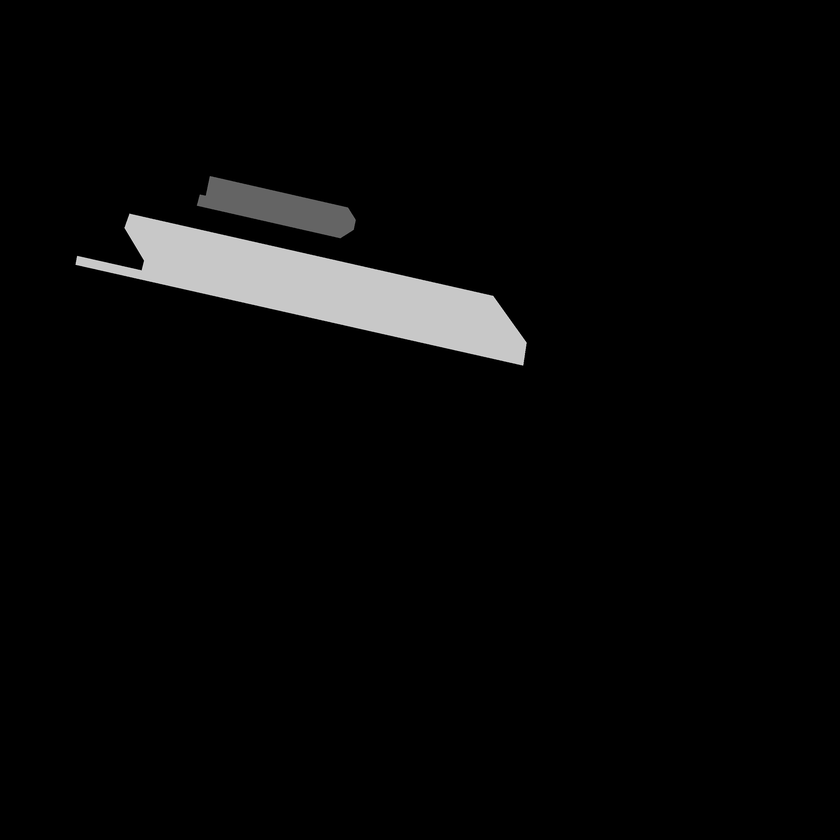
#> input picture scripts/02_mask_creation_and_split/test_images_masks/masks/lon_10.1726923_lat_51.0086765_Burgberg.png, 840 x 840 px, shrunk from 2560 x 2560 before the run, found by its file name; its folder holds only this picture in this run
$ jupyter execute --allow-errors 02b_create_train_val.ipynb
#> lines starting #> are read from the running program, lines starting #| are printed output that depends on the picture
# Description

This script reduced the number of pure-background tiles and details the split of the training/validation tiles into a training and a validation set in a stratisfied fashion.

Input:

- masks from train_validate_images_masks
- images from train_validate_images_masks

and other masks and images for other tile sizes (256, 128).

# Import packages, mount drive, set wd

[cell 1]
import os
import cv2
from sklearn.model_selection import train_test_split
import matplotlib.pyplot as plt
import numpy as np
import datetime
import random
import shutil
from PIL import Image
from collections import Counter

[cell 2]
# Set wd
os.chdir("/Users/benediktkorbach/Documents/GitHub/remote-sensing-of-parking-areas/scripts")
print("Working directory:", os.getcwd())

# Check train_validate_images_masks

[cell 3]
def count_files_in_folder(folder_path):
    """Counts the number of files in the specified folder."""
    # List all entries in the folder
    entries = os.listdir(folder_path)

    # Count only files
    file_count = sum(os.path.isfile(os.path.join(folder_path, entry)) for entry in entries)

    return file_count

[cell 4]
# Count images and masks
mask_path = "02_mask_creation_and_split/train_validate_images_masks/128/masks"
image_path = "02_mask_creation_and_split/train_validate_images_masks/128/images"

num_masks = count_files_in_folder(mask_path)
#> (the rest of this cell did not finish here and is left out)

- 512x512: 4,516 images/masks in the train_validate_images_masks folder.
- 256x256: 18,663 images/masks in the train_validate_images_masks_256 folder.
- 128x128: 75,828 images/masks in the train_validate_images_masks_128 folder.

# Reduce background images/masks

[cell 5]
def create_target_dirs(target_dir):
    """Create target directories for images and masks."""
    os.makedirs(target_dir, exist_ok=True)
    os.makedirs(os.path.join(target_dir, "images"), exist_ok=True)
    os.makedirs(os.path.join(target_dir, "masks"), exist_ok=True)

def reduce_background_images(image_folder, mask_folder, target_folder, black_mask_inclusion_prob=0.061117):
    """
    Reduce number of pure background images by selecting black_mask_inclusion_prob percent of pure background images.
    """
    # Create target directory
    create_target_dirs(target_folder)

    # Initialize counters for sanity check
    image_counter = 0
    parking_images_copied = 0
    background_images_copied = 0
    background_images_discarded = 0

    # Initialize start time
    start_time = datetime.datetime.now()
    print(f"Copying started at {start_time.strftime('%Y-%m-%d %H:%M:%S')}")

    # Loop through every image/mask
    for img_name in sorted(os.listdir(image_folder)):
        if not img_name.lower().endswith(".png"):
            continue

        image_counter += 1

        img_path = os.path.join(image_folder, img_name)
        mask_path = os.path.join(mask_folder, img_name)

        # Check if the mask is completely black (background)
        mask = cv2.imread(mask_path, cv2.IMREAD_GRAYSCALE)
        if np.unique(mask).size == 1 and np.unique(mask)[0] == 0:
            # Include the black mask with a certain probability
            if random.random() < black_mask_inclusion_prob:
                shutil.copy(img_path, os.path.join(target_folder, "images", img_name))
                shutil.copy(mask_path, os.path.join(target_folder, "masks", img_name))
                print(f"Background added: {img_name}")
                background_images_copied += 1
            else:
                background_images_discarded += 1
        else:
            # Include every non-background image
            shutil.copy(img_path, os.path.join(target_folder, "images", img_name))
            shutil.copy(mask_path, os.path.join(target_folder, "masks", img_name))
            print(f"Parking added: {img_name}")
            parking_images_copied += 1

    # Stop time and calculate total copied
    now = datetime.datetime.now()
    duration = (now - start_time).total_seconds()
    total_copied = background_images_copied + parking_images_copied

    # Output copies made by category
    print(f"Finished copying at {now.strftime('%Y-%m-%d %H:%M:%S')} in {duration:.2f} seconds.")
    print(f"Total evaluated: {image_counter}")
    print(f"Total background discarded: {background_images_discarded}")
    print(f"Total copied: {total_copied}")
    print(f"thereof parking: {parking_images_copied}")
    print(f"thereof background: {background_images_copied}")

[cell 6]
# Reduce number of pure background images and save them

image_folder = "02_mask_creation_and_split/train_validate_images_masks_128/images"
mask_folder = "02_mask_creation_and_split/train_validate_images_masks_128/masks"
target_folder = "02_mask_creation_and_split/train_validate_images_masks_reduced_128"
#> (the rest of this cell did not finish here and is left out)

Main experiment: From the 4,516 evaluated images, 2,907 were discarded as pure background images. The final dataset contains 1,609 images, of which 842 include parking spaces as well as 767 pure background images.

Tiling experiment 256: From the 18,663 evaluated images, 14,994 were discarded as pure background images. The final dataset contains 3,669 images, of which 1,933 include parking spaces as well as 1,736 pure background images.

Tiling experiment 128: From the 75,828 evaluated images, 66,672 were discarded as pure background images. The final dataset contains 9,156 images, of which 4,768 include parking spaces as well as 4,388 pure background images.

# Create train/val folder

[cell 7]
def split_and_copy_data(base_input_path, test_size=0.2, random_seed=42):
    """
    Splits data into training and validation sets ensuring no image is split across sets,
    and stratifies groups by the number of tiles containing parking, with a special category for more than 10 parking tiles.
    """
#> called with test_size = 0.2, random_seed = 42
    # Define directories
    images_dir = os.path.join(base_input_path, "images")
    masks_dir = os.path.join(base_input_path, "masks")
    train_image_dir = os.path.join(base_input_path, "train", "images")
    train_mask_dir = os.path.join(base_input_path, "train", "masks")
    val_image_dir = os.path.join(base_input_path, "val", "images")
    val_mask_dir = os.path.join(base_input_path, "val", "masks")

    # Create directories
    os.makedirs(train_image_dir, exist_ok=True)
    os.makedirs(train_mask_dir, exist_ok=True)
    os.makedirs(val_image_dir, exist_ok=True)
    os.makedirs(val_mask_dir, exist_ok=True)

    # Get and sort filenames
    image_files = [f for f in os.listdir(images_dir) if f.endswith('.png')]
    mask_files = [f for f in os.listdir(masks_dir) if f.endswith('.png')]
    image_files.sort()
    mask_files.sort()

    # Group by source image
    groups = {}
    for file_name in image_files:
        group_key = '_'.join(file_name.split('_')[:5])
        if group_key not in groups:
            groups[group_key] = []
        groups[group_key].append(file_name)

    # Calculate number of tiles containing parking in each group
    parking_counts = []
    for group in groups:
        parking_tiles_count = 0
        for file_name in groups[group]:
            mask_path = os.path.join(masks_dir, file_name.replace("images", "masks"))
            mask = Image.open(mask_path)
            mask_array = np.array(mask)
            if np.any(mask_array == 100) or np.any(mask_array == 200) or np.any(mask_array == 250):
                parking_tiles_count += 1

    # Split data using stratification by number of parking tiles
    try:
        groups_train, groups_val = train_test_split(list(groups.keys()), test_size=test_size, random_state=random_seed, stratify=parking_counts)
    except ValueError as e:
        print("Error with stratification:", e)
        groups_train, groups_val = train_test_split(list(groups.keys()), test_size=test_size, random_state=random_seed)

    # Copy function
    def copy_grouped_files(group_keys, src_dir, dest_dir):
        for key in group_keys:
            for file_name in groups[key]:
                src_file_path = os.path.join(src_dir, file_name)
                dest_file_path = os.path.join(dest_dir, file_name)
                shutil.copy(src_file_path, dest_file_path)

    # Copy files to respective directories
    copy_grouped_files(groups_train, images_dir, train_image_dir)
    copy_grouped_files(groups_train, masks_dir, train_mask_dir)
    copy_grouped_files(groups_val, images_dir, val_image_dir)
    copy_grouped_files(groups_val, masks_dir, val_mask_dir)

    print(f"Data successfully split and copied.\nTraining images: {len(groups_train)}, Validation images: {len(groups_val)}")

[cell 8]
# Create training and validation folders
base_input_path = "02_mask_creation_and_split/train_validate_images_masks_reduced_128"
#> (the rest of this cell did not finish here and is left out)

[cell 9]
def count_image_intensities(folder_dir):
    """
    Count car, truck and pure background masks in folder.
    """
    count_all_zero = 0
    count_include_100 = 0
    count_include_200 = 0
    count_include_250 = 0
    count_include_100_200_250 = 0

    # Loop through all image files in the folder
    for filename in os.listdir(folder_dir):
        if filename.lower().endswith(".png"):
            img_path = os.path.join(folder_dir, filename)
            img = cv2.imread(img_path, cv2.IMREAD_GRAYSCALE)

            # Check if the entire image is black
            if np.all(img == 0):
                count_all_zero += 1

            # Check if the image includes pixel intensities of 100
            if np.any(img == 100):
                count_include_100 += 1

            # Check if the image includes pixel intensities of 200
            if np.any(img == 200):
                count_include_200 += 1

            # Check if the image includes pixel intensities of 250
            if np.any(img == 250):
                count_include_250 += 1

            # Check if the image includes pixel intensities of 100 or 200
            if np.any(img == 100) or np.any(img == 200) or np.any(img == 250):
                count_include_100_200_250 += 1

    total_count = count_all_zero + count_include_100_200_250

    return total_count, count_all_zero, count_include_100, count_include_200, count_include_250, count_include_100_200_250

[cell 10]
# Count the instances of car and truck parking as well as background in the train/val folder
train_dir = "02_mask_creation_and_split/train_validate_images_masks_reduced_128/train/masks"
val_dir = "02_mask_creation_and_split/train_validate_images_masks_reduced_128/val/masks"

total_count, count_all_zero, count_include_100, count_include_200, count_include_250, count_include_100_200_250 = count_image_intensities(train_dir)

#> (the rest of this cell did not finish here and is left out)

For 512x512:

The training set includes 1,282 tiles, of which 404 include car parking, 445 include truck parking, 261 include quick parking and 712 include car, truck or quick parking. 617 images are pure background images.

The validation set includes 327 images, of which 110 include car parking, 119 include truck parking, 84 include quick parking and 184 include car, truck or quick parking. 150 images are pure background images.

## Create split visualization

[cell 11]
def count_image_intensities_with_combinations(folder_dir):
    """
    Count combinations of car, truck, and quick parking masks in folder,
    including total number of tiles.
    """
    combinations = Counter()
    total_tiles = 0

    # Loop through all image files in the folder
    for filename in os.listdir(folder_dir):
        if filename.lower().endswith('.png'):
            total_tiles += 1
            img_path = os.path.join(folder_dir, filename)
            img = cv2.imread(img_path, cv2.IMREAD_GRAYSCALE)
#> img is the input picture: shape (840, 840); min 0, max 229, mean 7.7

            # Check combination
            combination = []
            if np.all(img == 0):
                combination.append("Pure Background")
            if np.any(img == 100):
                combination.append("Car")
            if np.any(img == 200):
                combination.append("Truck")
            if np.any(img == 250):
                combination.append("Pull-Off")

            if combination:
                combinations[tuple(combination)] += 1

    return combinations, total_tiles

[cell 12]
# Define directory paths
train_dir = "02_mask_creation_and_split/train_validate_images_masks_reduced/train/masks"
val_dir = "02_mask_creation_and_split/train_validate_images_masks_reduced/val/masks"

# Collect data
train_combinations, train_total = count_image_intensities_with_combinations(train_dir)
val_combinations, val_total = count_image_intensities_with_combinations(val_dir)

# Merge data for plotting
all_keys = set(train_combinations.keys()).union(val_combinations.keys())
sorted_keys = sorted(all_keys, key=lambda k: train_combinations.get(k, 0) + val_combinations.get(k, 0), reverse=True)

# Prepare labels and counts for plotting
labels = ['Total'] + [" + ".join(k) for k in sorted_keys]

train_counts = [train_total] + [train_combinations.get(k, 0) for k in sorted_keys]
val_counts = [val_total] + [val_combinations.get(k, 0) for k in sorted_keys]

[cell 13]
# Show labels
labels

[cell 14]
x = np.arange(len(labels))  # the label locations

fig, ax = plt.subplots()
rects1 = ax.bar(x, train_counts, label='Training Set')
rects2 = ax.bar(x, val_counts, bottom=train_counts, label='Validation Set')

# Add some text for labels, title, and custom x-axis tick labels, etc.
ax.set_ylabel('Number of Tiles')
ax.set_xticks(x)
ax.set_xticklabels(labels, rotation=45, ha='right')
ax.legend()

fig.tight_layout()

plt.show()
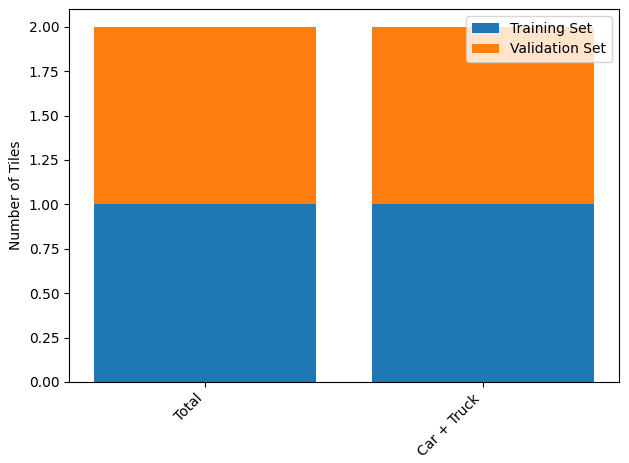
#> figure drawn by matplotlib, 1 panel

[cell 15]
totals = [t + v for t, v in zip(train_counts, val_counts)]  # Total counts for each category

# Normalize counts to percentage
train_percents = [t / total * 100 if total != 0 else 0 for t, total in zip(train_counts, totals)]
val_percents = [v / total * 100 if total != 0 else 0 for v, total in zip(val_counts, totals)]

x = np.arange(len(labels))

fig, ax = plt.subplots()
rects1 = ax.bar(x, train_percents, label="Training Set")
rects2 = ax.bar(x, val_percents, bottom=train_percents, label='Validation Set')

# Add labels with percentages on the bars
def add_labels(rects):
    for rect in rects:
        height = rect.get_height()
        if height > 5:
            ax.annotate(f"{height:.1f}%",
                        xy=(rect.get_x() + rect.get_width() / 2, rect.get_y() + height/2),
                        xytext=(0, 0),
                        textcoords="offset points",
                        ha="center", va="center",
                        color="white", fontsize=9)

add_labels(rects1)
add_labels(rects2)

ax.set_ylabel("Percentage of Tiles")
ax.set_xticks(x)
ax.set_xticklabels(labels, rotation=45, ha="right")

fig.tight_layout()
plt.show()
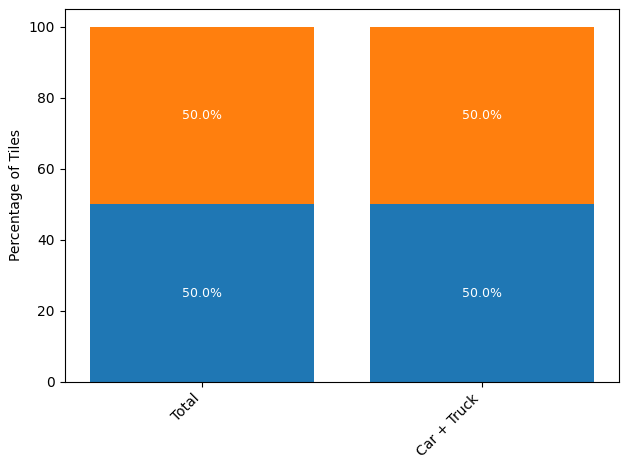
#> figure drawn by matplotlib, 1 panel

$ run again, on scripts/02_mask_creation_and_split/test_images_masks/masks/lon_10.4367549_lat_50.9933128_Hainich.png
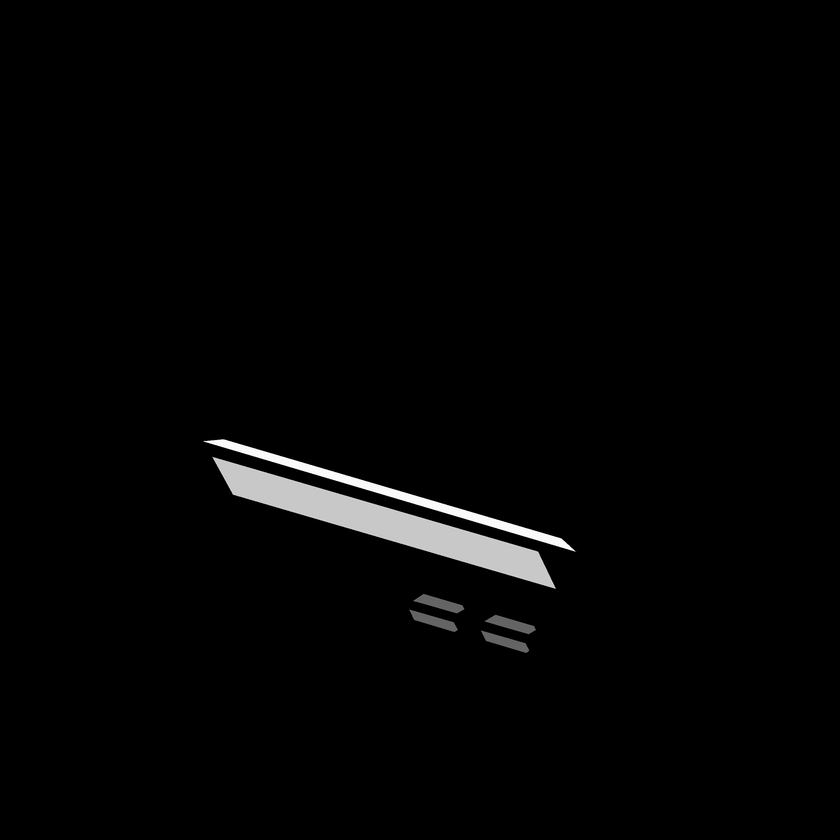
#> input picture scripts/02_mask_creation_and_split/test_images_masks/masks/lon_10.4367549_lat_50.9933128_Hainich.png, 840 x 840 px, shrunk from 2560 x 2560 before the run, found by its file name
#> in count_image_intensities_with_combinations, img is the input picture: shape (840, 840); min 0, max 255, mean 4.3
#> `plt.show()`:
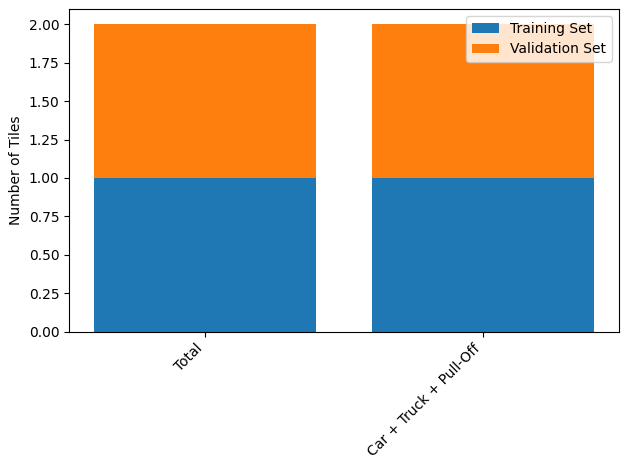
#> figure drawn by matplotlib, 1 panel
#> `plt.show()`:
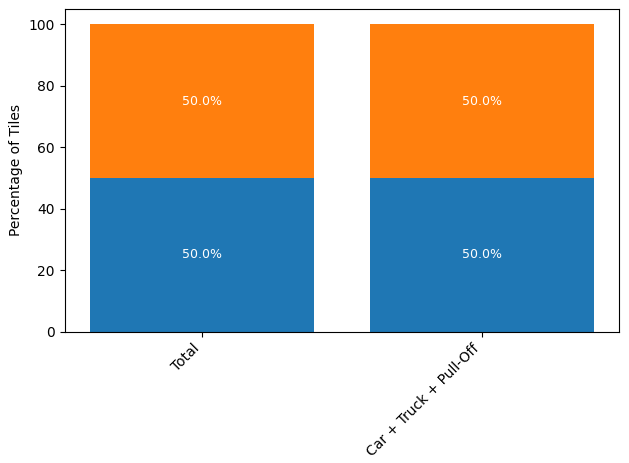
#> figure drawn by matplotlib, 1 panel
